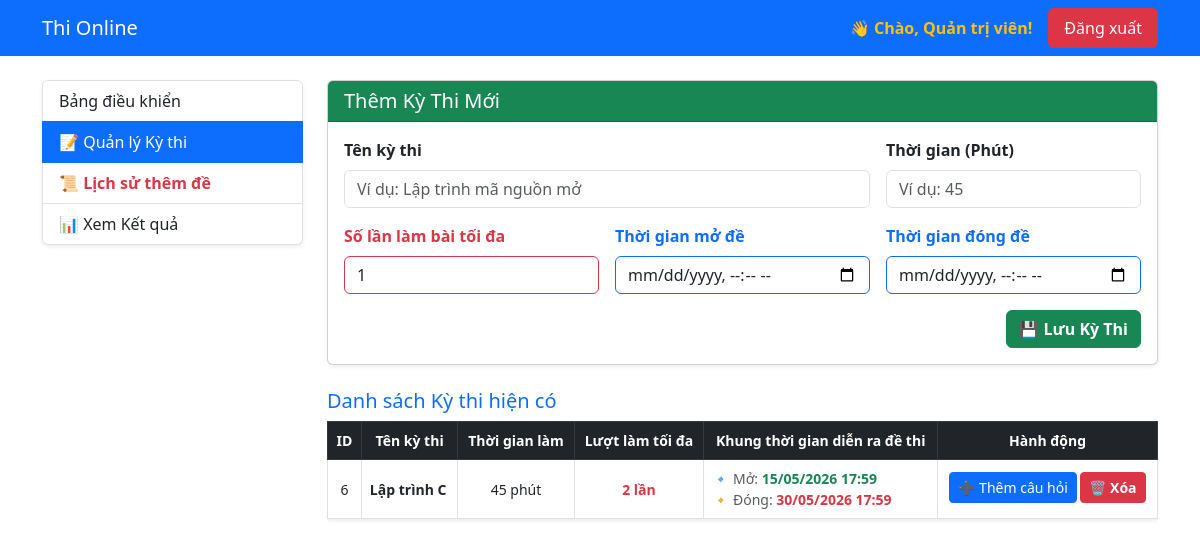
Page /index.php?page=admin_exams (signed in) on the committed database.
### tables this page shows
CREATE TABLE `exams` (
  `id` int(11) NOT NULL,
  `title` varchar(255) NOT NULL,
  `duration` int(11) NOT NULL COMMENT 'Thời gian làm bài (phút)',
  `created_at` timestamp NOT NULL DEFAULT current_timestamp(),
  `max_attempts` int(11) DEFAULT 1 COMMENT 'Số lần làm bài tối đa',
  `start_time` datetime DEFAULT NULL COMMENT 'Thời gian mở đề',
  `end_time` datetime DEFAULT NULL COMMENT 'Thời gian đóng đề'
);

### views/admin/exams.php (the view)
<div class="row mt-4">
    <div class="col-md-3">
        <div class="list-group shadow-sm">
            <a href="index.php?page=admin" class="list-group-item list-group-item-action">Bảng điều khiển</a>
            <a href="index.php?page=admin_exams" class="list-group-item list-group-item-action active">📝 Quản lý Kỳ thi</a>
            <a href="index.php?page=admin_logs" class="list-group-item list-group-item-action text-danger fw-bold">📜 Lịch sử thêm đề</a>
            <a href="index.php?page=admin_results" class="list-group-item list-group-item-action">📊 Xem Kết quả</a>
        </div>
    </div>
    <div class="col-md-9">
        <div class="card shadow-sm mb-4">
            <div class="card-header bg-success text-white">
                <h5 class="mb-0">Thêm Kỳ Thi Mới</h5>
            </div>
            <div class="card-body">
                <form action="index.php?page=process_add_exam" method="POST" class="row g-3">
                    <div class="col-md-8">
                        <label class="form-label fw-bold">Tên kỳ thi</label>
                        <input type="text" name="title" class="form-control" required placeholder="Ví dụ: Lập trình mã nguồn mở">
                    </div>
                    <div class="col-md-4">
                        <label class="form-label fw-bold">Thời gian (Phút)</label>
                        <input type="number" name="duration" class="form-control" required placeholder="Ví dụ: 45">
                    </div>
                    <div class="col-md-4">
                        <label class="form-label fw-bold text-danger">Số lần làm bài tối đa</label>
                        <input type="number" name="max_attempts" class="form-control border-danger" value="1" min="1" required>
                    </div>
                    <div class="col-md-4">
                        <label class="form-label fw-bold text-primary">Thời gian mở đề</label>
                        <input type="datetime-local" name="start_time" class="form-control border-primary" required>
                    </div>
                    <div class="col-md-4">
                        <label class="form-label fw-bold text-primary">Thời gian đóng đề</label>
                        <input type="datetime-local" name="end_time" class="form-control border-primary" required>
                    </div>
                    <div class="col-12 text-end">
                        <button type="submit" class="btn btn-success fw-bold">💾 Lưu Kỳ Thi</button>
                    </div>
                </form>
            </div>
        </div>
        <h5 class="text-primary">Danh sách Kỳ thi hiện có</h5>
        <div class="table-responsive">
            <table class="table table-bordered table-hover bg-white shadow-sm text-center align-middle small">
                <thead class="table-dark">
                    <tr>
                        <th>ID</th>
                        <th>Tên kỳ thi</th>
                        <th>Thời gian làm</th>
                        <th>Lượt làm tối đa</th>
                        <th>Khung thời gian diễn ra đề thi</th>
                        <th>Hành động</th>
                    </tr>
                </thead>
                <tbody>
                    <?php
                    $stmt = $conn->query("SELECT * FROM exams ORDER BY id DESC");
                    while ($row = $stmt->fetch()):
                    ?>
                    <tr>
                        <td><?php echo $row['id']; ?></td>
                        <td class="text-start fw-bold"><?php echo htmlspecialchars($row['title']); ?></td>
                        <td><?php echo $row['duration']; ?> phút</td>
                        <td class="fw-bold text-danger"><?php echo $row['max_attempts']; ?> lần</td>
                        <td class="text-start text-muted">
                            🔹 Mở: <span class="text-success fw-bold"><?php echo $row['start_time'] ? date('d/m/Y H:i', strtotime($row['start_time'])) : 'Chưa đặt'; ?></span><br>
                            🔸 Đóng: <span class="text-danger fw-bold"><?php echo $row['end_time'] ? date('d/m/Y H:i', strtotime($row['end_time'])) : 'Chưa đặt'; ?></span>
                        </td>
                        <td>
                            <a href="index.php?page=admin_questions&exam_id=<?php echo $row['id']; ?>" class="btn btn-sm btn-primary mb-1">➕ Thêm câu hỏi</a>
                            <a href="index.php?page=admin_delete_exam&id=<?php echo $row['id']; ?>"
                                class="btn btn-danger btn-sm text-white fw-bold mb-1"
                                onclick="return confirm('⚠️ Bạn có chắc chắn muốn xóa kỳ thi này không? Toàn bộ câu hỏi thuộc kỳ thi này cũng sẽ bị xóa sạch!');">
                                🗑️ Xóa
                            </a>
                        </td>
                    </tr>
                    <?php endwhile; ?>
                </tbody>
            </table>
        </div>
    </div>
</div>

### rows in the picture
exams: id "6", title "Lập trình C", duration "45", max_attempts "2", start_time "15/05/2026 17:59", end_time "30/05/2026 17:59"

### other values in the picture
$_SESSION['fullname'] "Quản trị viên"
